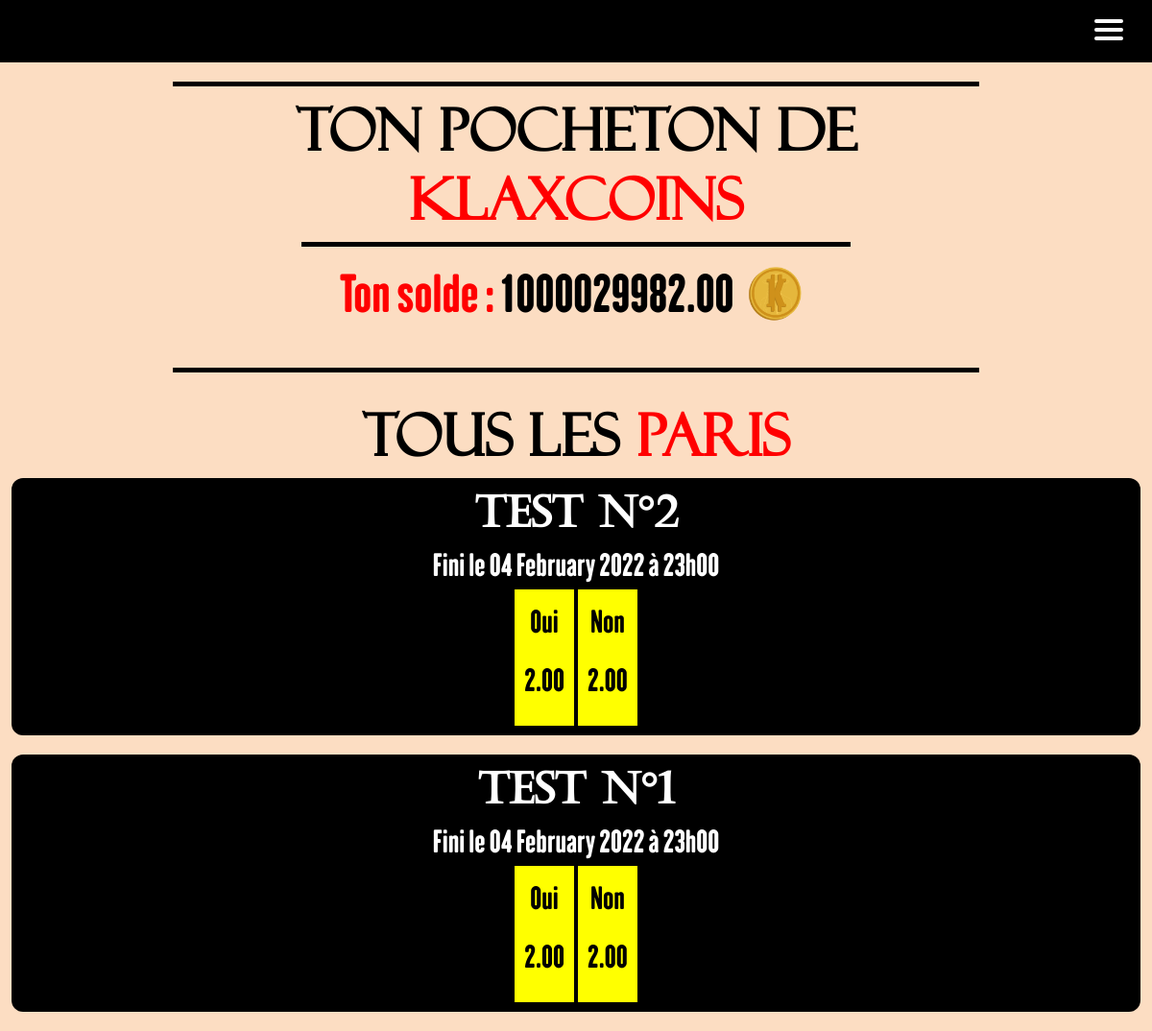
Screenshot of /home_betKlax/betKlax/ (signed in) with the database file from the repository.
### main_app/models.py (models this page shows)
class User(AbstractUser):
    id = models.AutoField(primary_key=True, unique=True)
    first_name = models.CharField(max_length=30)
    last_name = models.CharField(max_length=30)
    username = models.CharField(max_length=20, unique=True)
    email = models.EmailField(unique=True, default="@enssat.fr")
    SECTOR = (
        ('INFO', 'Informatique'),
        ('PHOT', 'Photonique'),
        ('SNUM', 'Systèmes numériques'),
        ('IMR', 'IMR')
    )
    sector = models.CharField(max_length=4, choices=SECTOR, blank=True, help_text='Donne moi ta filière bro')
    created = models.DateTimeField(auto_now_add=True)
    updated = models.DateTimeField(auto_now=True)
    klax_coins = models.DecimalField(max_digits=12, decimal_places=2, default=100.00)
    activate = models.BooleanField(default=False)
    from_list = models.BooleanField(default=False)
    USERNAME_FIELD = 'email'
    REQUIRED_FIELDS = ['username']

class Bets(models.Model):
    id = models.AutoField(primary_key=True, unique=True)
    bet_name = models.CharField(max_length=256, unique=True)
    win_rate = models.DecimalField(max_digits=4, decimal_places=2, default=2.00)
    win_vote = models.IntegerField(default=0)
    win_gains = models.DecimalField(max_digits=12, decimal_places=2, default=1.00)
    win_name = models.CharField(max_length=128, null=False, default="Oui")
    lose_rate = models.DecimalField(max_digits=4, decimal_places=2, default=2.00)
    lose_vote = models.IntegerField(default=0)
    lose_gains = models.DecimalField(max_digits=12, decimal_places=2, default=1.00)
    lose_name = models.CharField(max_length=128, null=False, default="Non")
    created = models.DateTimeField(auto_now_add=True)
    ended = models.DateTimeField(help_text='YYYY-MM-DD HH:MM:SS')
    visible = models.BooleanField(default=False)
    closed_bet = models.BooleanField(default=False)
    RESULT = (
        ('W', 'Win'),
        ('L', 'Lose')
    )
    result = models.CharField(max_length=1, choices=RESULT, blank=False)

### main_app/views.py (the view)
# urls.py: path("home_betKlax/betKlax/", views.betKlax, name="betKlax"),
def betKlax(request):
    try:
        bets_done = StoreBets.objects.filter(user_id_id=request.user.id, closed_bet=False)
        bet = []
        for b in bets_done:
            bet.append(b.bet_id_id)
        bets = Bets.objects.exclude(id__in=bet).order_by("-id")
        user = User.objects.get(pk=request.user.id)
    except User.DoesNotExist:
        bets = Bets.objects.all()
        user = None
    return render(request, 'bets/betKlax.html', {'bets': bets, 'user': user})

### templates/bets/betKlax.html (shortened to what this page needs)
{% extends 'main.html' %}
{% block content %}
{% load static %}
{% load bootstrap5 %}
{% bootstrap_css %}
{% include 'nav.html' %}
{% if user %}
    <div class="container-fluid" id="wallet">
        <h1>Ton pocheton de <span>Klaxcoins</span></h1>
          {% if user.klax_coins > 0 %}
              <div>
                  <p><span>Ton solde : </span>{{ user.klax_coins }} <img class="img-fluid" height="75" width="75" src="{% static 'klax_or.png' %}" alt=""/></p>
              </div>
          {% else %}
              <div>
                  <p><span>Time to soudoyer</span> car là tu n'as aucun <img class="img-fluid" height="75" width="75" src="{% static 'klax_or.png' %}" alt=""/> à parier</p>
              </div>
          {% endif %}
    </div>
{% endif %}
<div class="container-fluid" id="betklax-pages">
    <h1 style="text-align: center; margin-top:20px">Tous les <span>paris</span></h1>
    {% for bet in bets %}
        {% if bet.visible %}
            <div class="div-du-bet">
                <h3>{{ bet.bet_name }}</h3>
                <h5>Fini le {{bet.ended | date:"d"}} {{bet.ended  | date:"F"}} {{bet.ended  | date:"o"}} à {{bet.ended | date:"H"}}h{{bet.ended | date:"i"}}</h5>
                {% if request.user.is_authenticated and not bet.closed_bet and not bet.result %}
                    <a class="button_rate" href="{% url "makeBetW" bet.id %}" id="makeBetW{{ bet.id }}">
                        <p id="label">{{ bet.win_name }}</p>
                        <p id="rate">{{ bet.win_rate }}</p>
                    </a>
                    <a class="button_rate" href="{% url "makeBetL" bet.id %}" id="makeBetL{{ bet.id }}">
                        <p id="label">{{ bet.lose_name }}</p>
                        <p id="rate">{{ bet.lose_rate }}</p>
                    </a>
                {% endif %}
            </div>
        {% endif %}
    {% endfor %}
</div>
{% endblock %}

### static/styles/style.css (style rules this page uses)
body { background-color: #fcddc2; color: black; }
* { cursor:url(https://i.ibb.co/2Whsx1h/klaxicon-5.png) 25 15, auto; }
#wallet { font-size: 60px; text-align: center; color: black; font-weight:normal; font-style:normal; padding-top: 10px; padding-bottom: 10px; margin: 20px auto 30px; width: 70%; border-top: 5px solid black; border-bottom: 5px solid black; }
#wallet h1 { font-size: 60px; text-align: center; font-family: 'Felixti', Arial, sans-serif; font-weight: bold; }
#wallet p { font-size: 50px; text-align: center; font-family: 'Samuel', Arial, sans-serif; color: black; font-weight:normal; margin-bottom: 10px; font-style:normal; padding-top: 10px; padding-bottom: 10px; margin-left: auto; margin-right: auto; width: 70%; border-top: 5px solid black; }
#wallet span { color: red; }
#wallet img { margin-bottom: 10px; }
#betklax-pages { margin-top: 20px; }
#betklax-pages h1 { font-size: 60px; text-align: center; font-family: 'Felixti', Arial, sans-serif; font-weight: bold; }
#betklax-pages h3 { font-size: 45px; text-align: center; font-family: 'Castellar', Arial, sans-serif; font-weight: bold; }
#betklax-pages h5 { font-size: 30px; text-align: center; font-family: 'Samuel', Arial, sans-serif; }
#betklax-pages p { font-size: 30px; text-align: center; font-family: 'Samuel', sans-serif; }
#betklax-pages span { color: red; }
.div-du-bet { text-align: center; background-color: black; padding: 10px; border-radius: 12px; justify-content: center; margin-bottom: 20px; color:white; }
.div-du-bet h3 { font-size: 25px; }
.button_rate { display: inline-block; background-color: yellow; font-family: 'Corleone', Arial, sans-serif; padding: 10px; color:#000; }
.button_rate #rate { font-family: 'Samuel', Arial, sans-serif; font-weight: bold; color: #000!important; }
a, a:hover, a:focus, a:active { text-decoration: none; color: inherit; }

### rows the page displays
User: klax_coins "1000029982.00"
Bets: bet_name "Test n°2", ended "04", ended "February", ended "2022", ended "23", ended "00", win_name "Oui", win_rate "2.00", lose_name "Non", lose_rate "2.00"
Bets: bet_name "Test n°1", ended "04", ended "February", ended "2022", ended "23", ended "00", win_name "Oui", win_rate "2.00", lose_name "Non", lose_rate "2.00"
